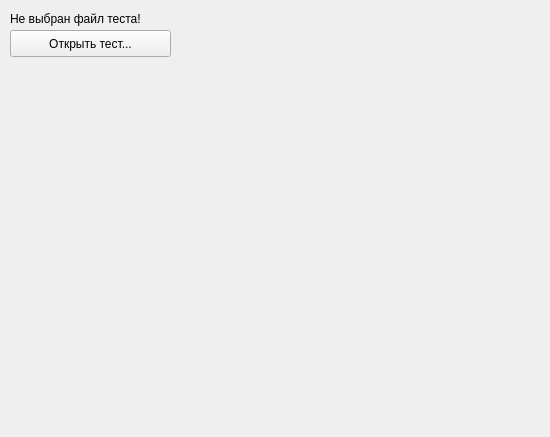
<?xml version="1.0" encoding="UTF-8"?>
<ui version="4.0">
 <class>MainWindow</class>
 <widget class="QMainWindow" name="MainWindow">
  <property name="geometry">
   <rect>
    <x>0</x>
    <y>0</y>
    <width>550</width>
    <height>437</height>
   </rect>
  </property>
  <property name="windowTitle">
   <string>Examenator</string>
  </property>
  <widget class="QWidget" name="centralWidget">
   <widget class="QLabel" name="label">
    <property name="geometry">
     <rect>
      <x>10</x>
      <y>10</y>
      <width>171</width>
      <height>17</height>
     </rect>
    </property>
    <property name="text">
     <string>Не выбран файл теста!</string>
    </property>
   </widget>
   <widget class="QPushButton" name="pushButton">
    <property name="geometry">
     <rect>
      <x>10</x>
      <y>30</y>
      <width>161</width>
      <height>27</height>
     </rect>
    </property>
    <property name="text">
     <string>Открыть тест...</string>
    </property>
   </widget>
  </widget>
  <widget class="QMenuBar" name="menuBar">
   <property name="geometry">
    <rect>
     <x>0</x>
     <y>0</y>
     <width>550</width>
     <height>20</height>
    </rect>
   </property>
  </widget>
 </widget>
 <layoutdefault spacing="6" margin="11"/>
 <resources/>
 <connections/>
</ui>
